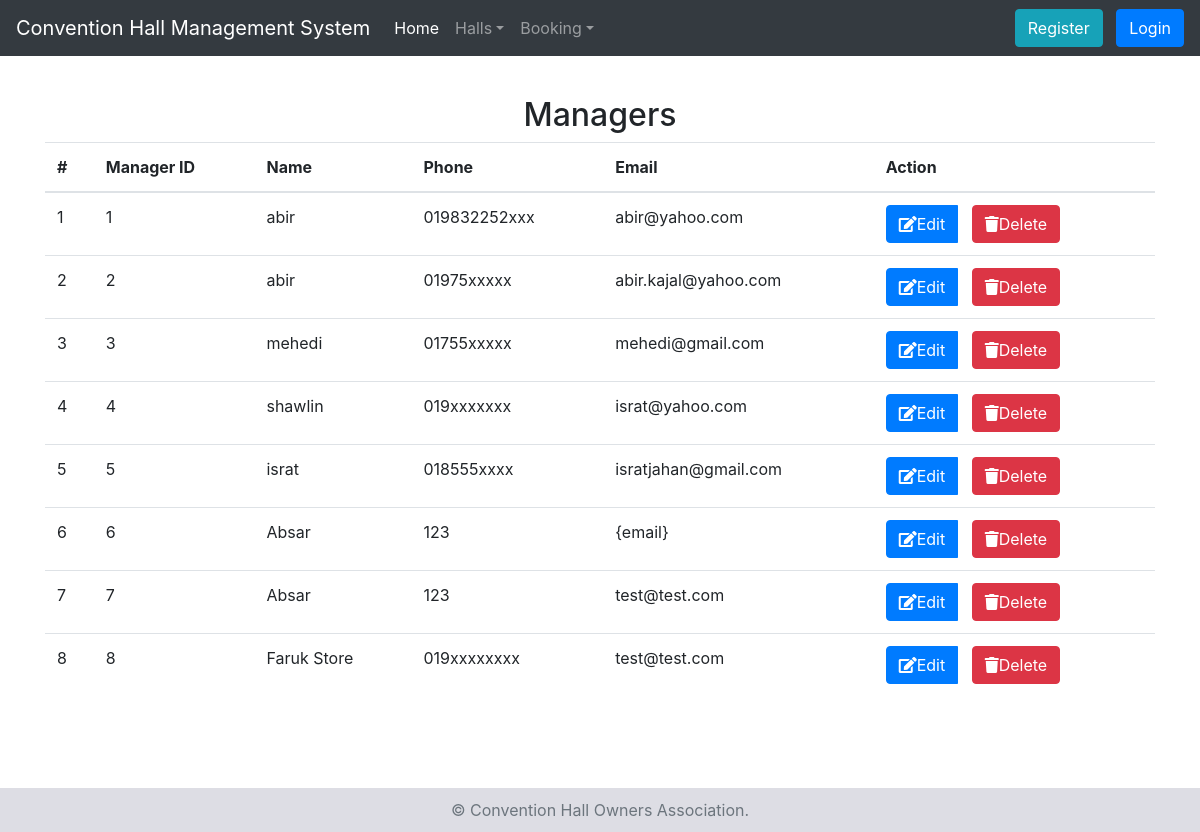
Page /view_manager.php on the earlier database version.
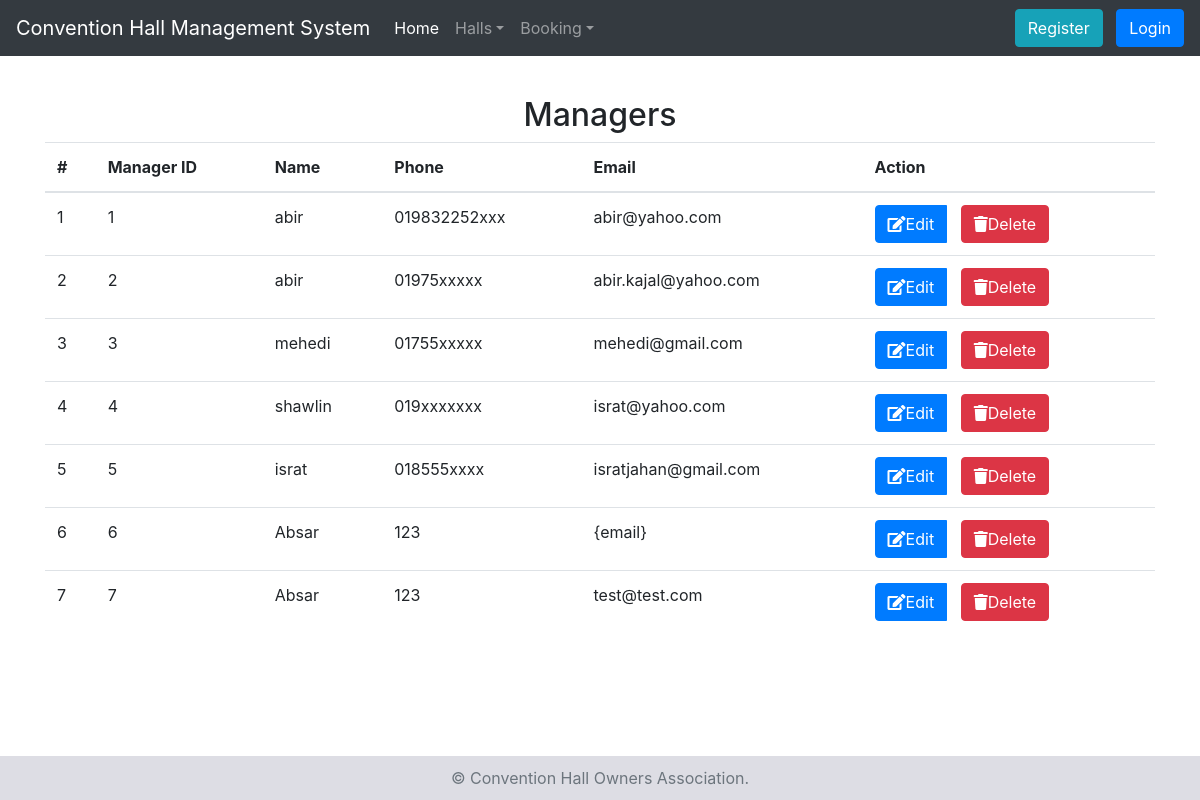
Same page on the later database version.
### tables this page shows
CREATE TABLE `manager` (
  `manager_id` int(10) NOT NULL,
  `name` varchar(200) NOT NULL,
  `phone` varchar(15) NOT NULL,
  `email` varchar(200) NOT NULL
);

### view_manager.php (the view, shortened to what this page needs)
<?php include('includes/header.php'); ?>
<?php
	$query = "SELECT * FROM manager";
	$managers = mysqli_query($dblink,$query);
	if(mysqli_num_rows($managers)==0){
		dangerMsg('No manager added yet.');
	}
	else{
?>
<h2 class="text-center">Managers</h2>
  <div class="table-responsive">
  <table class="table">
    <thead>
      <tr>
        <th>#</th>
        <th>Manager ID</th>
        <th>Name</th>
        <th>Phone</th>
        <th>Email</th>
        <th>Action</th>
      </tr>
    </thead>
    <tbody>
    	<?php
		$count = 1;
		while($r = mysqli_fetch_assoc($managers)){
			?>
      <tr>
        <td><?php echo $count++;?></td>
		<td><?php echo $r['manager_id']?></td>
		<td><?php echo $r['name']?></td>
		<td><?php echo $r['phone']?></td>
		<td><?php echo $r['email']?></td>
		<td>
			<div class="btn-group">
				<button  class="btn btn-primary" onclick="location.href='edit_manager.php?manager_id=<?php echo $r['manager_id']?>'" ><i class="fa fa-edit"></i>Edit</button>&nbsp;&nbsp;&nbsp;
				<form method="post" class="inline">
					<button type="submit" class="btn btn-danger" name="delete" ><i class="fa fa-trash"></i>Delete</button>
				</form>
			</div>
		</td>
      </tr>
      <?php
	}
		?>
    </tbody>
  </table>
  </div>
 <?php
}
?>
<?php include('includes/footer.php'); ?>

### includes/header.php (shortened to what this page needs)
<?php include('functions.php'); ?>
<!DOCTYPE html>
<html>
<head>
	<link rel="stylesheet" type="text/css" href="includes/bootstrap.min.css">
	<link rel="stylesheet" type="text/css" href="includes/style.css">
	<link rel="stylesheet" type="text/css" href="fontawesome/css/fontawesome-all.min.css">
</head>
<body>
	<?php  nav();?>
	<br>
	<br>
	<br>
	<br>
	<main role="main" class="container">

### includes/functions.php (shortened to what this page needs)
<?php
		function nav(){?>
			 <nav class="navbar navbar-expand-md navbar-dark bg-dark fixed-top">
		      <a class="navbar-brand" href="#">Convention Hall Management System</a>
		      <div class="collapse navbar-collapse" id="navbarsExampleDefault">
		        <ul class="navbar-nav mr-auto">
		          <li class="nav-item active">
		            <a class="nav-link" href="index.php">Home <span class="sr-only">(current)</span></a>
		          </li>
		          <li class="nav-item dropdown">
		            <a class="nav-link dropdown-toggle" href="view_manager.php" id="dropdown01" data-toggle="dropdown" aria-haspopup="true" aria-expanded="false">Halls</a>
		        </li>
		          <li class="nav-item dropdown">
		            <a class="nav-link dropdown-toggle" href="view_booking.php" id="dropdown01" data-toggle="dropdown" aria-haspopup="true" aria-expanded="false">Booking</a>
		          </li>
		        </ul>
		        <?php if(isset($_COOKIE['admin'])){?>
		          <button class="btn btn-success my-2 my-sm-0" onclick="location.href='logout.php'" >Logout [<?php echo $_COOKIE['username']?>]</button>
		        <?php
		    	}
		    	else{
		    		?>
		    		<button class="btn btn-info my-2 my-sm-0" onclick="location.href='add_client.php'" >Register</button>&nbsp;&nbsp;&nbsp;
		    		<button class="btn btn-primary my-2 my-sm-0" onclick="location.href='login.php'" >Login</button>
		    	<?php
		    	}
		        ?>
		      </div>
		    </nav>
		<?php
		}
?>

### includes/footer.php (shortened to what this page needs)
</main>
<br>
<br>
<br>
<br>
<br>
 <footer class="footer">
      <div class="container">
        <span class="text-muted">&copy; Convention Hall Owners Association.</span>
      </div>
    </footer>
</body>
</html>

### includes/style.css (style rules this page uses)
.footer { width: 100%; position: fixed; bottom: 0; right: 0; background-color: #dddde4; color: #2f3133; text-align: center; padding: 10px; vertical-align: middle; }

Differences in the rows shown:
removed manager: manager_id "8", name "Faruk Store", phone "019xxxxxxxx", email "test@test.com"
